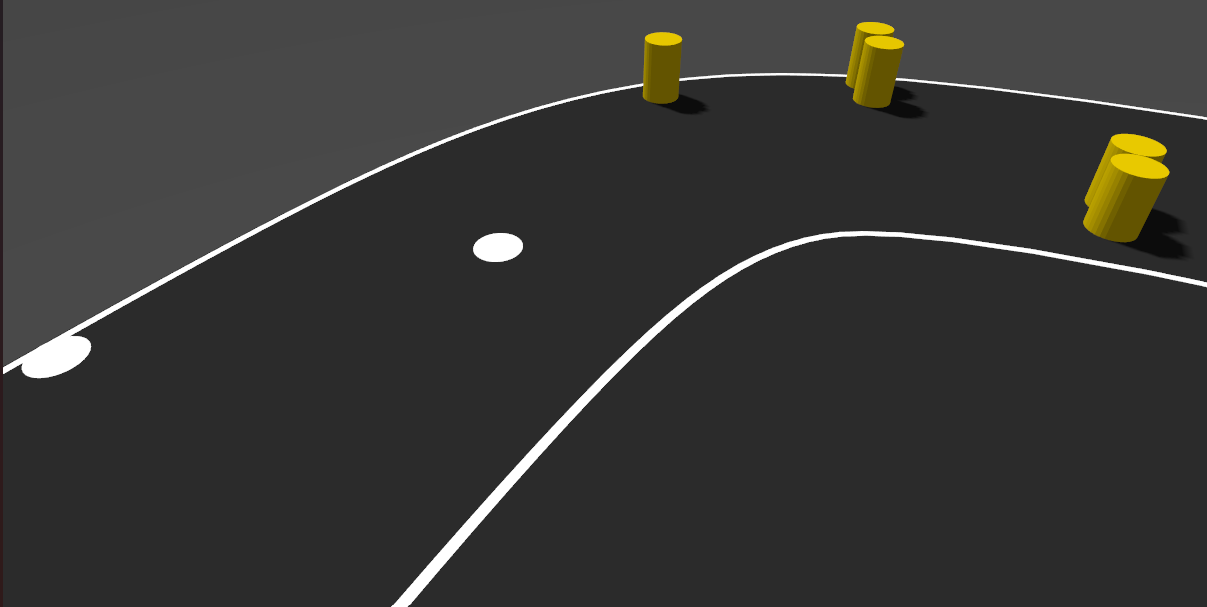
#> input picture task3/input/page1.png, 1207 x 607 px
$ python -i obstacle_detection.py   (imports and definitions only)
#> lines starting #> are read from the running program, lines starting #| are printed output that depends on the picture; after the words box and inside, x2 and y2 are one past the last pixel; in counts of white or black regions, pixels touching at a corner belong together
import cv2
import numpy as np
import os

def process_image(img_path, output_path):
#> called with img_path = 'input/page1.png', output_path = 'out.png'
    img = cv2.imread(img_path)
#> img is the input picture: shape (607, 1207, 3); mean B, G, R 53.2, 55.4, 55.8
    if img is None:
        print(f"Error: Could not read image {img_path}")
        return

    hsv = cv2.cvtColor(img, cv2.COLOR_BGR2HSV)
#> hsv: shape (607, 1207, 3); mean H, S, V 0.8, 4.7, 55.8
    gray = cv2.cvtColor(img, cv2.COLOR_BGR2GRAY)
    height, width = img.shape[:2]

    pothole_count = 0
    obstacle_count = 0

    # -------------------------------------------------------------
    # 1. OPTIMIZED POTHOLE DETECTION (Covers page1 and page10 edge potholes)
    # -------------------------------------------------------------
    # Slower threshold to catch dim/distant white patches
    _, white_mask = cv2.threshold(gray, 215, 255, cv2.THRESH_BINARY)
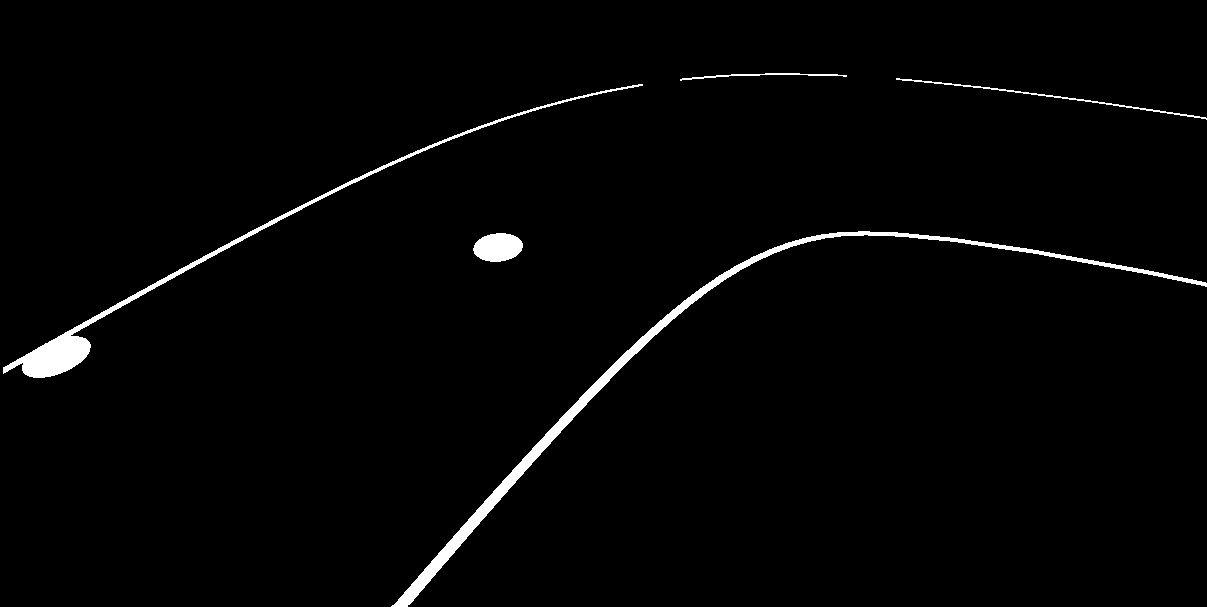
#> white_mask: shape (607, 1207); 1.8% white; 5 white regions, box (x1, y1, x2, y2) and area: (391, 231, 1207, 607) 6690, (3, 84, 643, 378) 4461, (473, 233, 523, 262) 1116, (896, 78, 1207, 120) 579, (680, 73, 847, 81) 314

    # Mild kernel to retain original circular shape
    kernel_small = cv2.getStructuringElement(cv2.MORPH_ELLIPSE, (3, 3))
    white_mask_cleaned = cv2.morphologyEx(white_mask, cv2.MORPH_OPEN, kernel_small)
#> white_mask_cleaned: shape (607, 1207); 1.7% white; 12 white regions (8 under 20 px)

    contours_white, _ = cv2.findContours(white_mask_cleaned, cv2.RETR_EXTERNAL, cv2.CHAIN_APPROX_SIMPLE)
#> contours_white = 12 contours, 9 with area under 20; largest, box (x1, y1, x2, y2) and area: (391, 231, 1207, 607) 5849, (3, 96, 581, 378) 3692, (473, 233, 523, 262) 1059

    for cnt in contours_white:
        area = cv2.contourArea(cnt)
        if area > 25:  # Lowered min area to detect far-away small potholes
            x, y, w, h = cv2.boundingRect(cnt)
            perimeter = cv2.arcLength(cnt, True)
            if perimeter == 0:
                continue

            circularity = 4 * np.pi * (area / (perimeter * perimeter))
            aspect_ratio = float(w) / h

            # Filter out very long/thin continuous lane markings (aspect ratio extreme check)
            if 0.18 < circularity and 0.25 < aspect_ratio < 4.0 and w < (width * 0.45) and h < (height * 0.45):
                # Avoid border-touching full frame contours
                if x > 1 and y > 1 and (x + w) < (width - 1) and (y + h) < (height - 1):
                    pothole_count += 1
                    cv2.rectangle(img, (x, y), (x + w, y + h), (0, 255, 0), 2)
                    cv2.putText(img, f"Pothole ({x},{y})", (x, max(15, y - 5)),
                                cv2.FONT_HERSHEY_SIMPLEX, 0.45, (0, 255, 0), 1)
#> this loop made 12 passes
#> (area, x, y, w, h, perimeter, circularity, aspect_ratio) on pass 1: (1059, 473, 233, 50, 29, 129.4, 0.795, 1.72)
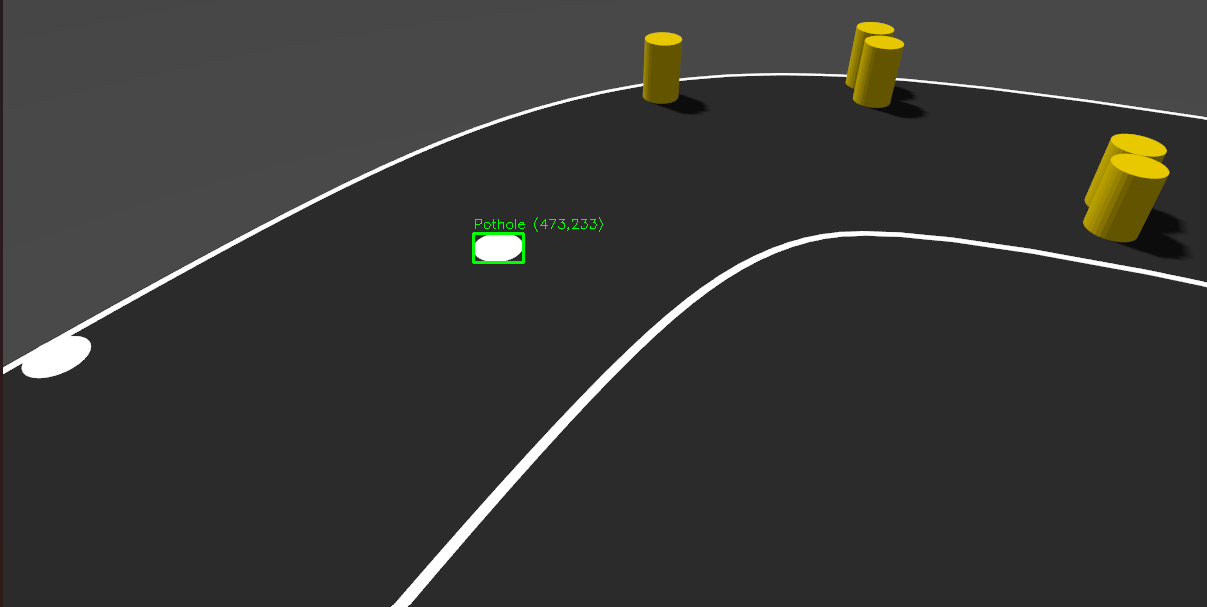
#> img: shape (607, 1207, 3); 0.1% of pixels changed, all inside (x1, y1, x2, y2) = (472, 217, 603, 264)
#> after the loop, pothole_count = 1

    # -------------------------------------------------------------
    # 2. OBSTACLE DETECTION (Yellow, Blue, Green, Crates)
    # -------------------------------------------------------------
    masks = []

    # Yellow / Gold / Brownish-Yellow (Cylinders & Wooden Crates)
    masks.append(cv2.inRange(hsv, np.array([10, 40, 40]), np.array([38, 255, 255])))

    # Dark Blue / Light Blue Cylinders
    masks.append(cv2.inRange(hsv, np.array([90, 60, 30]), np.array([135, 255, 255])))

    # Green Cylinders
    masks.append(cv2.inRange(hsv, np.array([38, 40, 30]), np.array([85, 255, 255])))

    combined_obstacle_mask = masks[0]
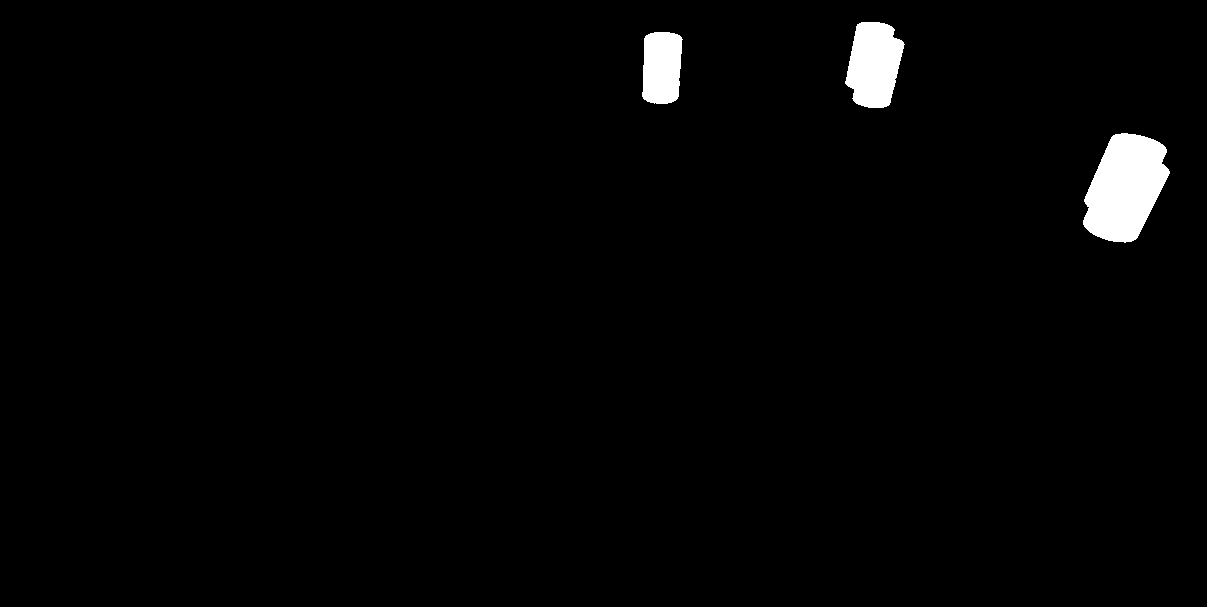
#> combined_obstacle_mask: shape (607, 1207); 1.8% white; 3 white regions, box (x1, y1, x2, y2) and area: (1083, 133, 1170, 243) 6637, (845, 22, 905, 108) 3800, (642, 32, 683, 104) 2568
    for m in masks[1:]:
        combined_obstacle_mask = cv2.bitwise_or(combined_obstacle_mask, m)
#> this loop made 2 passes

    kernel_obs = cv2.getStructuringElement(cv2.MORPH_RECT, (5, 5))
#> kernel_obs = [[1, 1, 1, 1, 1], [1, 1, 1, 1, 1], [1, 1, 1, 1, 1], [1, 1, 1, 1, 1], [1, 1, 1, 1, 1]]
    combined_obstacle_mask = cv2.morphologyEx(combined_obstacle_mask, cv2.MORPH_CLOSE, kernel_obs)
#> combined_obstacle_mask: shape (607, 1207); 1.8% white; 3 white regions

    contours_obs, _ = cv2.findContours(combined_obstacle_mask, cv2.RETR_EXTERNAL, cv2.CHAIN_APPROX_SIMPLE)
#> contours_obs = 3 contours; box (x1, y1, x2, y2) and area: (1083, 133, 1170, 243) 6500, (845, 22, 905, 108) 3690, (642, 32, 683, 104) 2474

    for cnt in contours_obs:
        area = cv2.contourArea(cnt)
        if area > 80:
            x, y, w, h = cv2.boundingRect(cnt)
            aspect_ratio = float(w) / h

            # Splitting overlapping side-by-side cylinders
            if aspect_ratio > 1.75 and area > 1200:
                half_w = w // 2

                # Cylinder 1
                obstacle_count += 1
                cv2.rectangle(img, (x, y), (x + half_w, y + h), (0, 0, 255), 2)
                cv2.putText(img, f"Obstacle ({x},{y})", (x, max(15, y - 5)),
                            cv2.FONT_HERSHEY_SIMPLEX, 0.45, (0, 0, 255), 1)

                # Cylinder 2
                obstacle_count += 1
                cv2.rectangle(img, (x + half_w, y), (x + w, y + h), (0, 0, 255), 2)
                cv2.putText(img, f"Obstacle ({x+half_w},{y})", (x + half_w, max(15, y - 5)),
                            cv2.FONT_HERSHEY_SIMPLEX, 0.45, (0, 0, 255), 1)
            else:
                obstacle_count += 1
                cv2.rectangle(img, (x, y), (x + w, y + h), (0, 0, 255), 2)
                cv2.putText(img, f"Obstacle ({x},{y})", (x, max(15, y - 5)),
                            cv2.FONT_HERSHEY_SIMPLEX, 0.45, (0, 0, 255), 1)
#> this loop made 3 passes
#> (area, x, y, w, h, aspect_ratio) on passes 1 to 3: (6500, 1083, 133, 87, 110, 0.791), (2474.5, 642, 32, 41, 72, 0.569), (3690.5, 845, 22, 60, 86, 0.698)
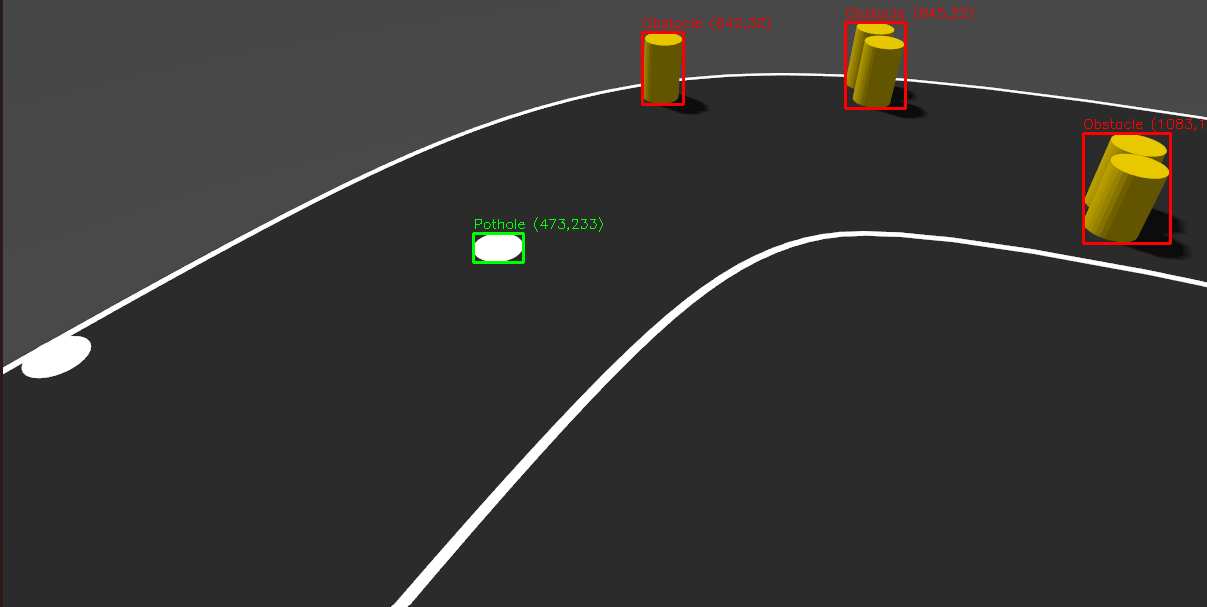
#> img: shape (607, 1207, 3); 0.49% of pixels changed, all inside (x1, y1, x2, y2) = (641, 6, 1203, 245)
#> after the loop, obstacle_count = 3

    # -------------------------------------------------------------
    # 3. DRAW SUMMARY ON TOP CORNER
    # -------------------------------------------------------------
    summary = f"Total Potholes: {pothole_count} | Total Obstacles: {obstacle_count}"
#> summary = 'Total Potholes: 1 | Total Obstacles: 3'
    cv2.rectangle(img, (10, 10), (520, 50), (0, 0, 0), -1)
    cv2.putText(img, summary, (20, 38), cv2.FONT_HERSHEY_SIMPLEX, 0.7, (255, 255, 255), 2)
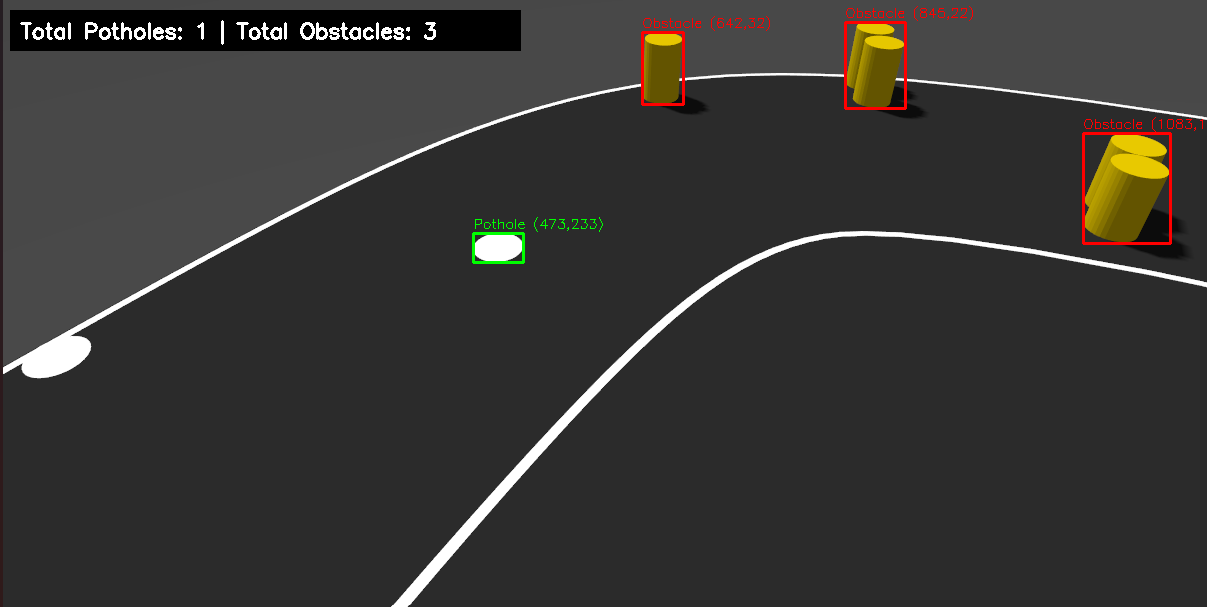
#> img: shape (607, 1207, 3); mean B, G, R 51.8, 54.2, 55.6

    cv2.imwrite(output_path, img)
    print(f"Done: {os.path.basename(img_path)} -> Potholes: {pothole_count}, Obstacles: {obstacle_count}")
#| Done: page1.png -> Potholes: 1, Obstacles: 3

# Dynamic Path Setup
script_dir = os.path.dirname(os.path.abspath(__file__))
input_dir = os.path.join(script_dir, "input")
output_dir = os.path.join(script_dir, "output")

# [11 lines not run here, left out]

>>> result = process_image('input/page1.png', 'out.png')

$ run again, on task3/input/page10.png
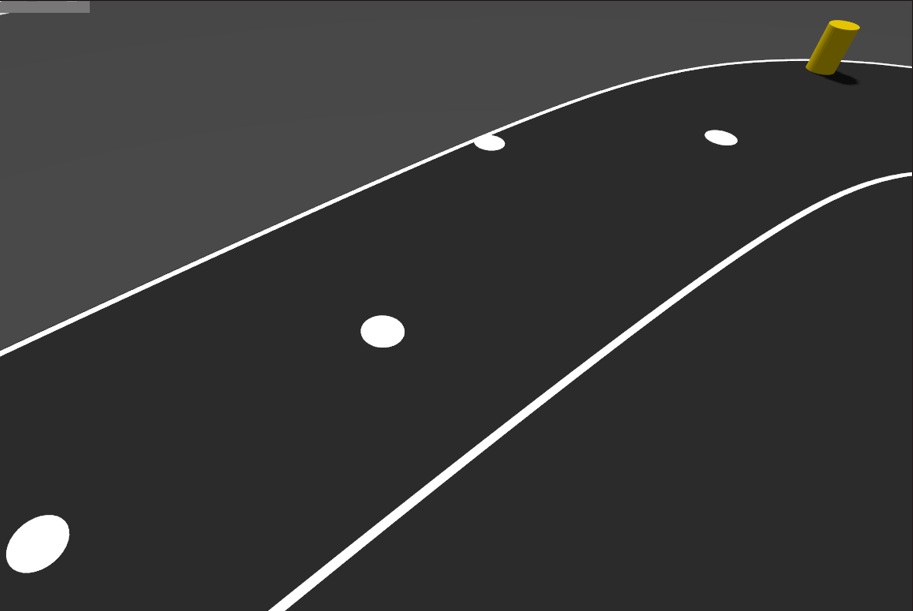
#> input picture task3/input/page10.png, 913 x 611 px
#> in process_image, img is the input picture: shape (611, 913, 3); mean B, G, R 55.9, 56.2, 56.3
#> hsv: shape (611, 913, 3); mean H, S, V 0.5, 0.9, 56.3
#> in process_image, `_, white_mask = cv2.threshold(gray, 215, 255, cv2.THRESH_BINARY)`:
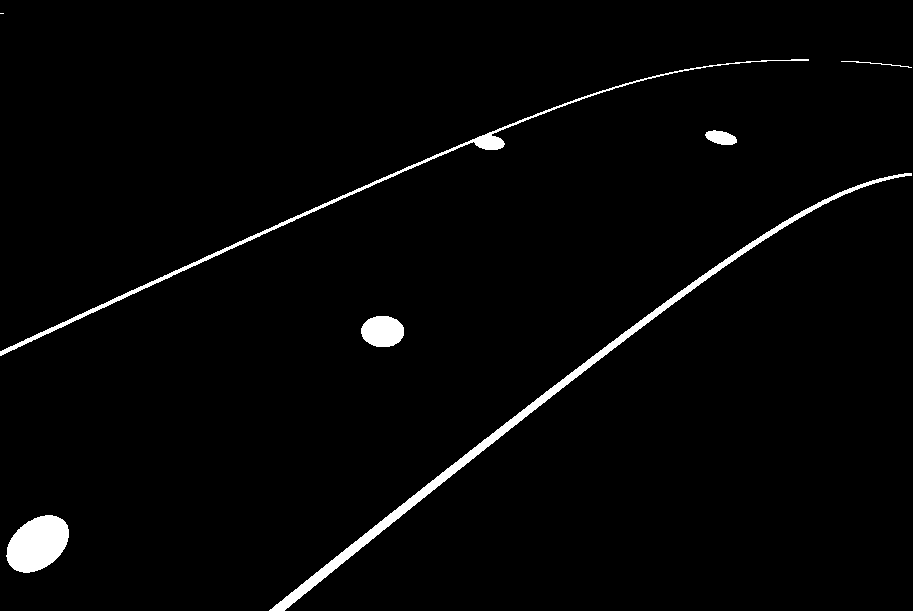
#> white_mask: shape (611, 913); 2.2% white; 7 white regions (1 under 20 px), largest, box (x1, y1, x2, y2) and area: (269, 173, 912, 611) 5454, (0, 59, 809, 356) 2899, (6, 515, 69, 573) 2626, (361, 316, 404, 347) 1070, (705, 130, 737, 145) 338, (841, 61, 912, 68) 79
#> white_mask_cleaned: shape (611, 913); 2.2% white; 7 white regions (2 under 20 px)
#> contours_white = 7 contours, 2 with area under 20; largest, box (x1, y1, x2, y2) and area: (269, 173, 912, 611) 4809, (6, 515, 69, 573) 2542, (0, 90, 604, 356) 1906, (361, 316, 404, 347) 1016, (705, 130, 737, 145) 302
#> the loop in process_image, `for cnt in contours_white:` made 7 passes
#> (area, x, y, w, h, perimeter, circularity, aspect_ratio) on passes 1 to 5: (2541.5, 6, 515, 63, 58, 195.2, 0.838, 1.09), (1016.5, 361, 316, 43, 31, 121.2, 0.87, 1.39), (4809, 269, 173, 643, 438, 1646, 0.0223, 1.47), (301.5, 705, 130, 32, 15, 76.53, 0.647, 2.13), (1906.5, 0, 90, 604, 266, 1483.3, 0.0109, 2.27)
#> after the loop in process_image, `for cnt in contours_white:`: pothole_count = 3
#> combined_obstacle_mask: shape (611, 913); 0.31% white; 1 white region
#> the loop in process_image, `for m in masks[1:]:` made 2 passes
#> kernel_obs = [[1, 1, 1, 1, 1], [1, 1, 1, 1, 1], [1, 1, 1, 1, 1], [1, 1, 1, 1, 1], [1, 1, 1, 1, 1]]
#> contours_obs = 1 contour; box (x1, y1, x2, y2) and area: (805, 20, 860, 75) 1658
#> the loop in process_image, `for cnt in contours_obs:` made 1 pass
#> (area, x, y, w, h, aspect_ratio, obstacle_count) on pass 1: (1657.5, 805, 20, 55, 55, 1, 1)
#> after the loop in process_image, `for cnt in contours_obs:`: obstacle_count = 1
#> summary = 'Total Potholes: 3 | Total Obstacles: 1'
#> in process_image, `cv2.putText(img, summary, (20, 38), cv2.FONT_HERSHEY_SIMPLEX, 0.7, (25..`:
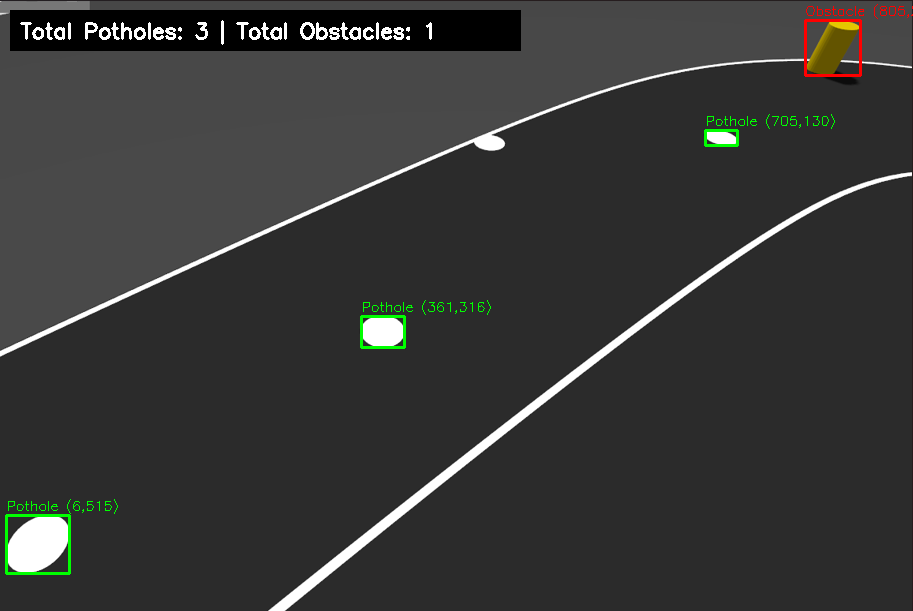
#> img: shape (611, 913, 3); mean B, G, R 54, 55.3, 54.8
#| Done: page10.png -> Potholes: 3, Obstacles: 1
